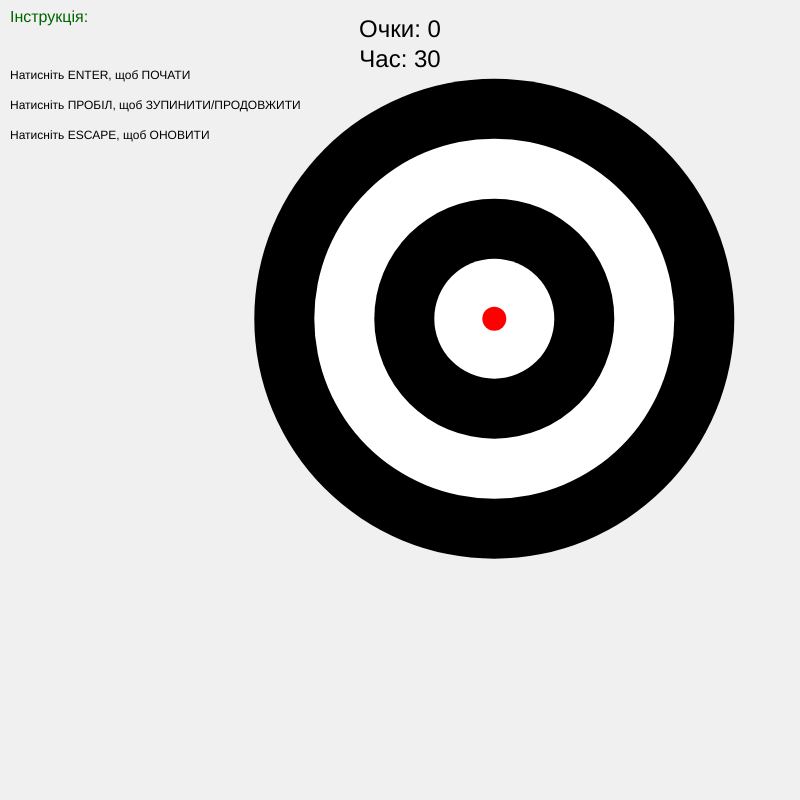
Frame 1 (no input)
Frame 60 (no input): identical to frame 1, image omitted
Frame 120 (the mouse pressed at the canvas centre since frame 60): identical to frame 1, image omitted

The p5.js sketch that drew this single still picture (run headless with seeded random() and noise() and a simulated clock; from frame 60 on, the mouse is pressed at the canvas centre):

// p5.js sketch
// ── sketch.js
let targetX = 100;
let targetY = 100;
let targetRadius = 120;
let score = 0;
let timeLeft = 30;
let gameRunning = false;
let timer;

function setup() {
  createCanvas(800, 800);
  noStroke();
  textAlign(CENTER, CENTER);
  textSize(24);
  resetTarget();
}

function draw() {
  background(240);
  drawTarget();

  // Вивід очок і часу (по центру зверху)
  fill(0);
  textAlign(CENTER, CENTER);
  textSize(24);
  text(`Очки: ${score}`, width / 2, 30);
  text(`Час: ${timeLeft}`, width / 2, 60);

  if (!gameRunning) {
    if (timeLeft === 0) {
      // Виведення повідомлення "Час вийшов!"
      fill(227, 38, 54);
      textSize(16);
      textAlign(RIGHT, TOP);
      text("Час вийшов!", width - 10, 10);

    
      fill(0);
      textAlign(CENTER, CENTER);
      textSize(24);
      text(`Фінальний рахунок: ${score}`, width / 2, height / 2 + 10);
      textSize(24);
      fill(100);
      text("Натисніть ESCAPE, щоб оновити гру", width / 2, height / 2 + 50);

    } else {
      
     
      textAlign(LEFT, TOP); 
      
      let xOffset = 10; 
      let yStart = 10;  
      let lineSpacing = 30; 
      
      fill(0, 100, 0);
      textSize(16);
      text("Інструкція:", xOffset, yStart);
      
     
      textSize(12);
      fill(0);
      
      text("Натисніть ENTER, щоб ПОЧАТИ", xOffset, yStart + lineSpacing * 2);
      text("Натисніть ПРОБІЛ, щоб ЗУПИНИТИ/ПРОДОВЖИТИ", xOffset, yStart + lineSpacing * 3);
      text("Натисніть ESCAPE, щоб ОНОВИТИ", xOffset, yStart + lineSpacing * 4);
    }
  }
}

function drawTarget() {
  // Зовнішнє чорне коло
  fill(0, 0, 0);
  ellipse(targetX, targetY, targetRadius * 4);

  // Біле коло
  fill(255, 255, 255);
  ellipse(targetX, targetY, targetRadius * 3);

  // Внутрішнє чорне коло
  fill(0, 0, 0);
  ellipse(targetX, targetY, targetRadius * 2);

  // Біле коло
  fill(255, 255, 255);
  ellipse(targetX, targetY, targetRadius / 1);

  // Червоне центр
  fill(255, 0, 0);
  ellipse(targetX, targetY, targetRadius / 5);
}

// Процес натискання
function mousePressed() {
  if (!gameRunning) return;

  let d = dist(mouseX, mouseY, targetX, targetY);
  if (d < targetRadius / 4) {
    score++;
    resetTarget();
  }
}

// Керування з клавіатури початок і оновити результат
function keyPressed() {
  if (keyCode === ENTER) {
    startGame();
  } else if (key === ' ') {
    togglePause();
  } else if (keyCode === ESCAPE) {
    resetGame();
  }
}

function startGame() {
  if (gameRunning) return;
  gameRunning = true;
  if (timeLeft <= 0) {
    timeLeft = 30;
    score = 0;
  }
  timer = setInterval(() => {
    timeLeft--;
    if (timeLeft <= 0) {
      stopGame();
    }
  }, 1000);
}

function stopGame() {
  gameRunning = false;
  clearInterval(timer);
}

function togglePause() {
  if (gameRunning) {
    stopGame();
  } else if (timeLeft > 0) {
    startGame();
  }
}

function resetGame() {
  stopGame();
  score = 0;
  timeLeft = 30;
  resetTarget();
}

// випадкове переміщення мішені
function resetTarget() {
  targetX = random(targetRadius * 1.5, width - targetRadius * 1.5);
  targetY = random(targetRadius * 1.5 + 60, height - targetRadius * 1.5);
}
